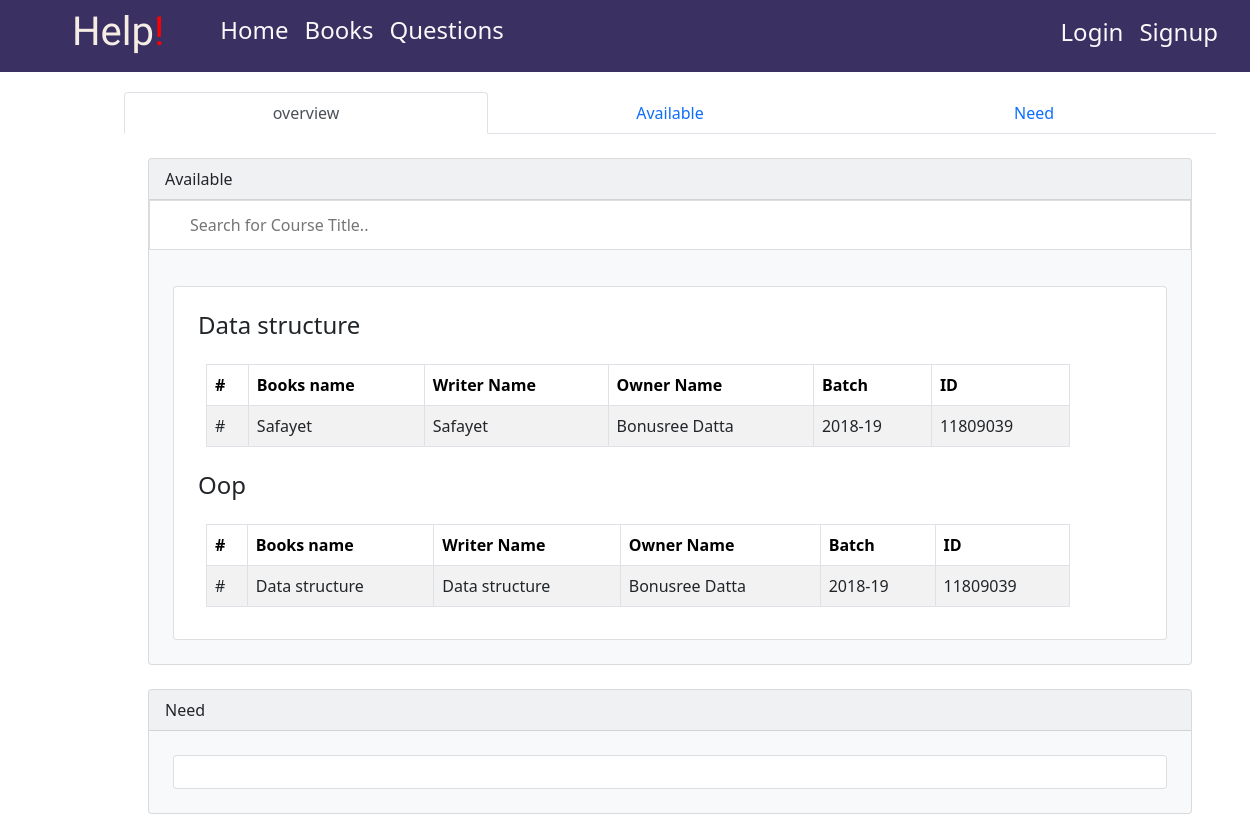
The page /books/ on the database its author committed.
### books/models.py (models this page shows, shortened)
class course_title(models.Model):
    name=models.CharField(max_length=250)

class available_books(models.Model):
    Course_title=models.ForeignKey(course_title, on_delete=models.CASCADE)
    books_name=models.CharField(max_length=250)
    owner_name=models.CharField( max_length=250)
    writer_name=models.CharField(max_length=250)
    roll=models.CharField(max_length=250)
    session=models.CharField(max_length=250)

### books/views.py (the view)
# urls.py: path('books/', views.books_overview, name='books')
def books_overview(request):
    allBooks=available_books.objects.all()
    title=course_title.objects.all()
    books={}
    if request.user.is_authenticated:
        books={'user_available':[],'user_need':[]}
        roll=request.user.roll
        user_available=available_books.objects.filter(roll=roll).values()
    for t in title:
        books.update({t.name:{'available':[],'need':[]}})
    for b in allBooks:
        ct=b.Course_title.name
        a={'b_name':b.books_name, 'owner_name':b.owner_name,
           'writer_name':b.writer_name, 'roll':b.roll, 'session':b.session}
        if ct in books:
            books[ct]['available'].append(a)
    needbooks=need_books.objects.all()
    for b in needbooks:
        ct=b.Course_title.name
        a={'b_name':b.books_name, 'borrower':b.borrower_name,
           'writer_name':b.writer_name, 'roll':b.roll, 'session':b.session}
        if ct in books:
            books[ct]['need'].append(a)
    return render(request, 'books.html', context={'books': books})

### templates/books.html (shortened to what this page needs)
{% extends 'master.html' %}
{%load static%}
{% block content %}
<div class="container " style="margin-top:20px; margin-left:100px;">
  <ul class="nav nav-tabs nav-justified">
    <li class="nav-item">
      <a class="nav-link active" href="#section1">overview</a>
    </li>
    <li class="nav-item">
      <a class="nav-link" href="#section2">Available </a>
    </li>
    <li class="nav-item">
      <a class="nav-link" href="#section3">Need</a>
    </li>
  </ul>
  <div id="section2" class="card text-dark bg-light m-4" style="max-width:
              100%;">
    <div class="card-header d-inline-flex ">
      <div class="flex-fill">Available</div>
    </div>
    <input type="text" id="myInput" onkeyup="myFunction()" placeholder="Search for Course Title..">
    <div  id="searchableContent" class="card m-4 p-3">
      {% for course_title, book_data in books.items%}
      {%if book_data.available%}
      <h4 id="available_course" class="available_course m-2">{{course_title|capfirst}}</h4>
      <table class="table table-striped table-bordered m-3" style="width:90%;">
        <thead>
          <tr>
            <th>#</th>
            <th>Books name</th>
            <th>Writer Name</th>
            <th>Owner Name</th>
            <th>Batch</th>
            <th>ID</th>
          </tr>
        </thead>
        <tbody>
          {%for b in book_data.available%}
          <tr>
            <td>#</td>
            <td>{{b.b_name|capfirst}}</td>
            <td>{{b.writer_name|capfirst}}</td>
            <td>{{b.owner_name|capfirst}}</td>
            <td>{{b.session}}</td>
            <td>{{b.roll}}</td>
          </tr>
          {% endfor %}
        </tbody>
      </table>
      {%endif%}
      {% endfor %}
    </div>
  </div>
  <div id="section3" class="card text-dark bg-light m-4" style="max-width:
              100%;">
    <div class="card-header d-inline-flex ">
      <div class="flex-fill">Need</div>
    </div>
    <div class="card m-4 p-3">
    </div>
  </div>
{% endblock%}

### static/style.css (style rules this page uses)
#myInput { background-image: url('/css/searchicon.png'); background-position: 10px 12px; background-repeat: no-repeat; width: 100%; font-size: 16px; padding: 12px 20px 12px 40px; border: 1px solid #ddd; margin-bottom: 12px; }

### rows shown on the page
course_title: books "Data structure"
available_books: b_name "Safayet", writer_name "Safayet", owner_name "Bonusree Datta", session "2018-19", roll "11809039"
course_title: books "Oop"
available_books: b_name "Data structure", writer_name "Data structure", owner_name "Bonusree Datta", session "2018-19", roll "11809039"
